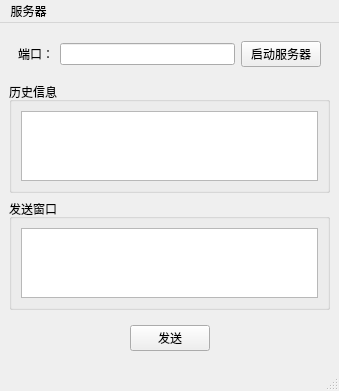
<?xml version="1.0" encoding="UTF-8"?>
<ui version="4.0">
 <class>MainWindow</class>
 <widget class="QMainWindow" name="MainWindow">
  <property name="geometry">
   <rect>
    <x>0</x>
    <y>0</y>
    <width>339</width>
    <height>387</height>
   </rect>
  </property>
  <property name="windowTitle">
   <string>MainWindow</string>
  </property>
  <widget class="QWidget" name="centralwidget">
   <layout class="QVBoxLayout" name="verticalLayout_3">
    <item>
     <widget class="QWidget" name="widget" native="true">
      <layout class="QHBoxLayout" name="horizontalLayout">
       <item>
        <widget class="QLabel" name="label">
         <property name="text">
          <string>端口：</string>
         </property>
        </widget>
       </item>
       <item>
        <widget class="QLineEdit" name="port"/>
       </item>
       <item>
        <widget class="QPushButton" name="setServer">
         <property name="text">
          <string>启动服务器</string>
         </property>
        </widget>
       </item>
      </layout>
     </widget>
    </item>
    <item>
     <widget class="QGroupBox" name="groupBox">
      <property name="title">
       <string>历史信息</string>
      </property>
      <layout class="QVBoxLayout" name="verticalLayout">
       <item>
        <widget class="QTextEdit" name="historyText"/>
       </item>
      </layout>
     </widget>
    </item>
    <item>
     <widget class="QGroupBox" name="groupBox_2">
      <property name="title">
       <string>发送窗口</string>
      </property>
      <layout class="QVBoxLayout" name="verticalLayout_2">
       <item>
        <widget class="QTextEdit" name="sendText"/>
       </item>
      </layout>
     </widget>
    </item>
    <item>
     <widget class="QWidget" name="widget_2" native="true">
      <layout class="QHBoxLayout" name="horizontalLayout_2">
       <item>
        <spacer name="horizontalSpacer">
         <property name="orientation">
          <enum>Qt::Horizontal</enum>
         </property>
         <property name="sizeHint" stdset="0">
          <size>
           <width>103</width>
           <height>20</height>
          </size>
         </property>
        </spacer>
       </item>
       <item>
        <widget class="QPushButton" name="sendMess">
         <property name="text">
          <string>发送</string>
         </property>
        </widget>
       </item>
       <item>
        <spacer name="horizontalSpacer_2">
         <property name="orientation">
          <enum>Qt::Horizontal</enum>
         </property>
         <property name="sizeHint" stdset="0">
          <size>
           <width>102</width>
           <height>20</height>
          </size>
         </property>
        </spacer>
       </item>
      </layout>
     </widget>
    </item>
   </layout>
  </widget>
  <widget class="QMenuBar" name="menubar">
   <property name="geometry">
    <rect>
     <x>0</x>
     <y>0</y>
     <width>339</width>
     <height>21</height>
    </rect>
   </property>
   <widget class="QMenu" name="menu">
    <property name="title">
     <string>服务器</string>
    </property>
   </widget>
   <addaction name="menu"/>
  </widget>
  <widget class="QStatusBar" name="statusbar"/>
 </widget>
 <resources/>
 <connections/>
</ui>
